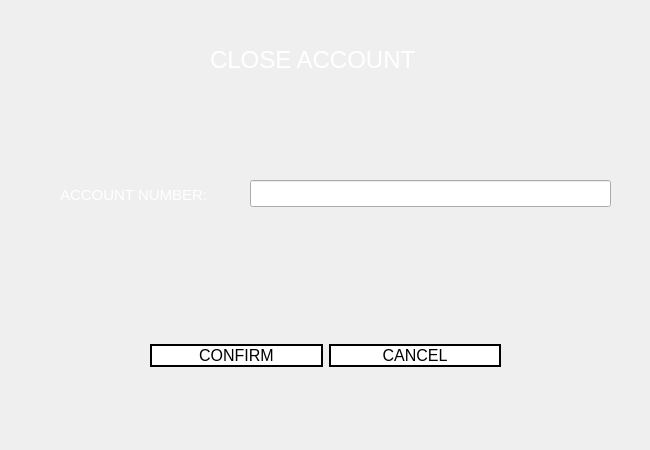
<?xml version="1.0" encoding="UTF-8"?>
<ui version="4.0">
 <class>admin_close</class>
 <widget class="QWidget" name="admin_close">
  <property name="geometry">
   <rect>
    <x>0</x>
    <y>0</y>
    <width>650</width>
    <height>450</height>
   </rect>
  </property>
  <property name="minimumSize">
   <size>
    <width>650</width>
    <height>450</height>
   </size>
  </property>
  <property name="maximumSize">
   <size>
    <width>650</width>
    <height>450</height>
   </size>
  </property>
  <property name="windowTitle">
   <string>Close Account</string>
  </property>
  <property name="windowIcon">
   <iconset>
    <normaloff>icon.png</normaloff>icon.png</iconset>
  </property>
  <property name="styleSheet">
   <string notr="true">QWidget#admin_close{
border-image: url(./gradient.png);
}

QPushButton{
background: transparent;
background-color: white;
border: 2px solid black;
}

QPushButton:hover{
background-color: rgb(30, 30, 30);
color: white;
}

QPushButton:pressed
{
font: bold;
}

</string>
  </property>
  <widget class="QLabel" name="label">
   <property name="geometry">
    <rect>
     <x>210</x>
     <y>30</y>
     <width>251</width>
     <height>61</height>
    </rect>
   </property>
   <property name="font">
    <font>
     <pointsize>18</pointsize>
     <weight>50</weight>
     <bold>false</bold>
    </font>
   </property>
   <property name="text">
    <string>&lt;html&gt;&lt;head/&gt;&lt;body&gt;&lt;p&gt;&lt;span style=&quot; color:#ffffff;&quot;&gt;CLOSE ACCOUNT&lt;/span&gt;&lt;/p&gt;&lt;/body&gt;&lt;/html&gt;</string>
   </property>
  </widget>
  <widget class="QWidget" name="horizontalLayoutWidget">
   <property name="geometry">
    <rect>
     <x>150</x>
     <y>310</y>
     <width>351</width>
     <height>91</height>
    </rect>
   </property>
   <layout class="QHBoxLayout" name="horizontalLayout">
    <item>
     <widget class="QPushButton" name="sys_delete">
      <property name="font">
       <font>
        <pointsize>12</pointsize>
       </font>
      </property>
      <property name="cursor">
       <cursorShape>PointingHandCursor</cursorShape>
      </property>
      <property name="text">
       <string>CONFIRM</string>
      </property>
     </widget>
    </item>
    <item>
     <widget class="QPushButton" name="sys_cancel">
      <property name="font">
       <font>
        <pointsize>12</pointsize>
       </font>
      </property>
      <property name="cursor">
       <cursorShape>PointingHandCursor</cursorShape>
      </property>
      <property name="text">
       <string>CANCEL</string>
      </property>
     </widget>
    </item>
   </layout>
  </widget>
  <widget class="QLabel" name="label_4">
   <property name="geometry">
    <rect>
     <x>60</x>
     <y>180</y>
     <width>163</width>
     <height>31</height>
    </rect>
   </property>
   <property name="font">
    <font>
     <pointsize>11</pointsize>
    </font>
   </property>
   <property name="text">
    <string>&lt;html&gt;&lt;head/&gt;&lt;body&gt;&lt;p&gt;&lt;span style=&quot; color:#ffffff;&quot;&gt;ACCOUNT NUMBER:&lt;/span&gt;&lt;/p&gt;&lt;/body&gt;&lt;/html&gt;</string>
   </property>
  </widget>
  <widget class="QLineEdit" name="sys_an">
   <property name="geometry">
    <rect>
     <x>250</x>
     <y>180</y>
     <width>361</width>
     <height>27</height>
    </rect>
   </property>
   <property name="font">
    <font>
     <pointsize>10</pointsize>
    </font>
   </property>
   <property name="text">
    <string/>
   </property>
   <property name="maxLength">
    <number>12</number>
   </property>
  </widget>
 </widget>
 <resources/>
 <connections/>
</ui>
